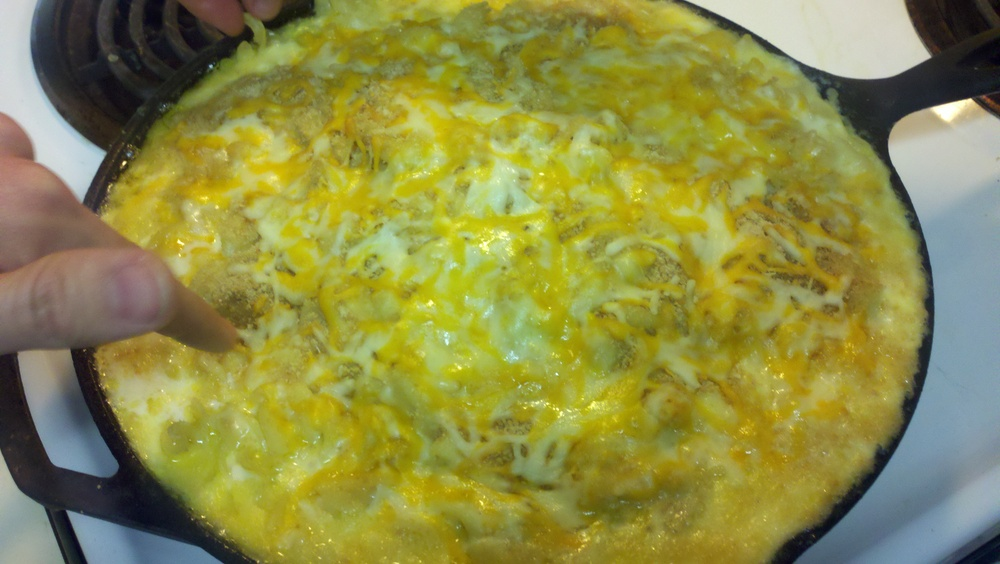
#> input picture dev/BarWatch/trunk/barwatch/barportal/media/bar_photos/2011-03-25_21-30-02_12.jpg, 1000 x 564 px, shrunk from 3264 x 1840 before the run
$ python pilprint.py ../BarWatch/trunk/barwatch/barportal/media/bar_photos/2011-03-25_21-30-02_12.jpg   (Python 2 division)
#> lines starting #> are read from the running program, lines starting #| are printed output that depends on the picture
#!/Users/Bobby/Documents/Projects/BarWatch/dev/bin/python
#
# The Python Imaging Library.
# $Id$
#
# print image files to postscript printer
#
# History:
# 0.1   1996-04-20 fl   Created
# 0.2   1996-10-04 fl   Use draft mode when converting.
# 0.3   2003-05-06 fl   Fixed a typo or two.
#

VERSION = "pilprint 0.3/2003-05-05"

from PIL import Image
from PIL import PSDraw

letter = ( 1.0*72, 1.0*72, 7.5*72, 10.0*72 )

def description(file, image):
    import os
    title = os.path.splitext(os.path.split(file)[1])[0]
    format = " (%dx%d "
    if image.format:
        format = " (" + image.format + " %dx%d "
    return title + format % image.size + image.mode + ")"

import getopt, os, sys

if len(sys.argv) == 1:
    print "PIL Print 0.2a1/96-10-04 -- print image files"
    print "Usage: pilprint files..."
    print "Options:"
    print "  -c            colour printer (default is monochrome)"
    print "  -p            print via lpr (default is stdout)"
    print "  -P <printer>  same as -p but use given printer"
    sys.exit(1)

try:
    opt, argv = getopt.getopt(sys.argv[1:], "cdpP:")
except getopt.error, v:
    print v
    sys.exit(1)

printer = None # print to stdout
monochrome = 1 # reduce file size for most common case

for o, a in opt:
    if o == "-d":
        # debug: show available drivers
        Image.init()
        print Image.ID
        sys.exit(1)
    elif o == "-c":
        # colour printer
        monochrome = 0
    elif o == "-p":
        # default printer channel
        printer = "lpr"
    elif o == "-P":
        # printer channel
        printer = "lpr -P%s" % a

for file in argv:
    try:

        im = Image.open(file)
#> im is the input picture: PIL image 1000x564 RGB; mean R, G, B 140.8, 140, 70.5

        title = description(file, im)

        if monochrome and im.mode not in ["1", "L"]:
            im.draft("L", im.size)
            im = im.convert("L")
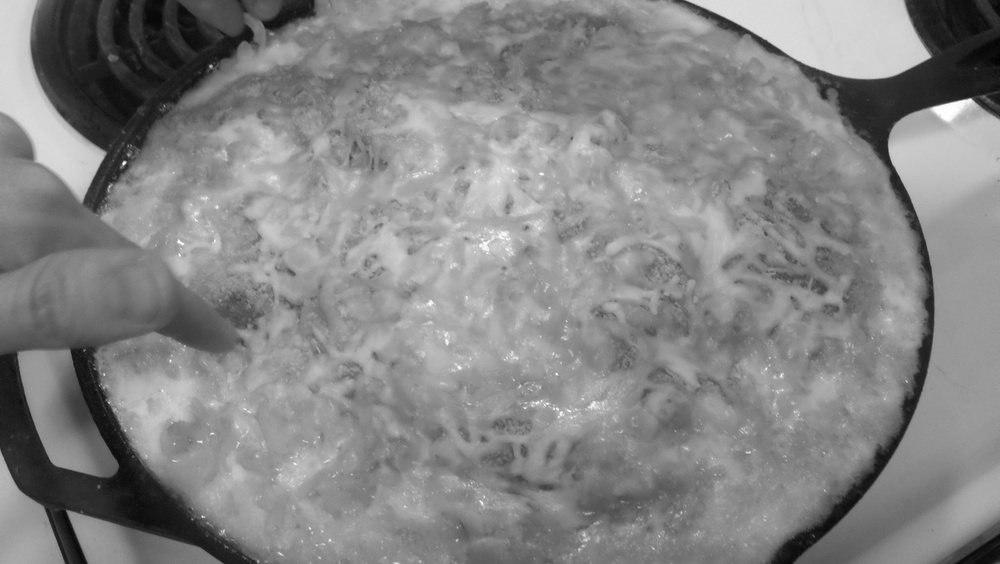
#> im: PIL image 1000x564 L; min 2, max 255, mean 132.3

        if printer:
            fp = os.popen(printer, "w")
        else:
            fp = sys.stdout

        ps = PSDraw.PSDraw(fp)

        ps.begin_document()
        ps.setfont("Helvetica-Narrow-Bold", 18)
        ps.text((letter[0], letter[3]+24), title)
        ps.setfont("Helvetica-Narrow-Bold", 8)
        ps.text((letter[0], letter[1]-30), VERSION)
        ps.image(letter, im)
        ps.end_document()

    except:
        print "cannot print image",
        print "(%s:%s)" % (sys.exc_type, sys.exc_value)

$ run again, on dev/BarWatch/trunk/barwatch/barportal/media/bar_photos/DSC_0574.JPG
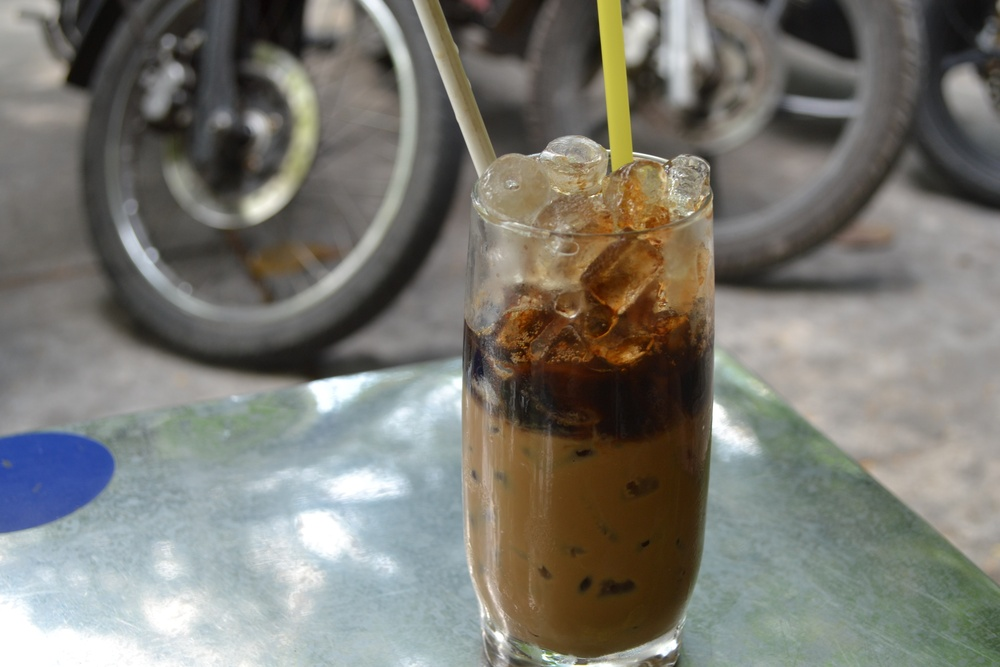
#> input picture dev/BarWatch/trunk/barwatch/barportal/media/bar_photos/DSC_0574.JPG, 1000 x 667 px, shrunk from 4608 x 3072 before the run
#> im is the input picture: PIL image 1000x667 RGB; mean R, G, B 122.4, 121.4, 114.2
#> title = 'DSC_0574 (JPEG 1000x667 RGB)'
#> `im = im.convert("L")`:
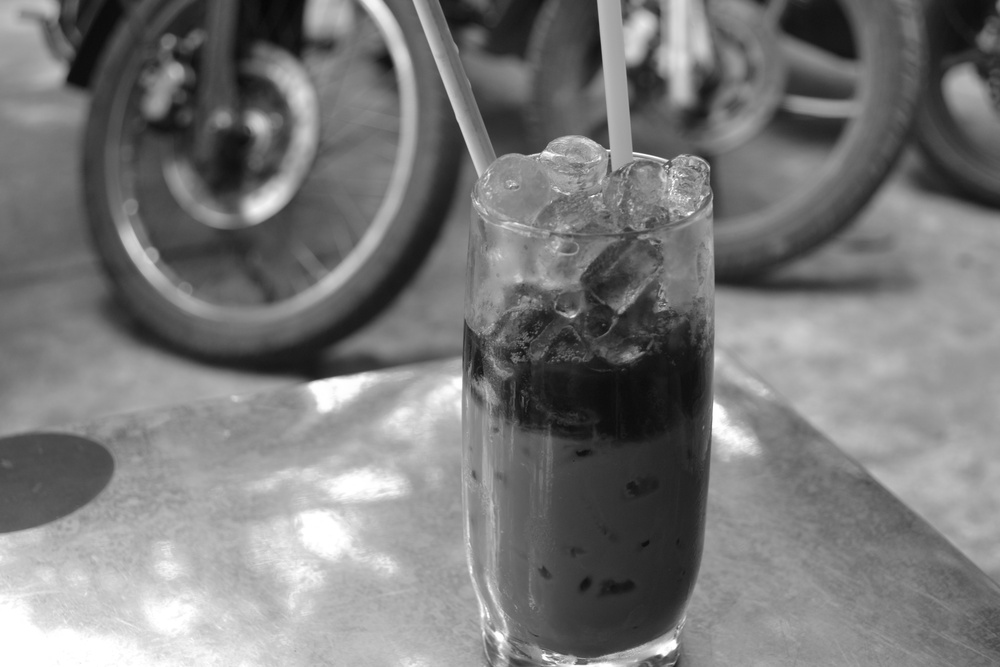
#> im: PIL image 1000x667 L; min 6, max 255, mean 120.9

$ run again, on dev/BarWatch/trunk/barwatch/barportal/media/bar_photos/DSC_0583.JPG
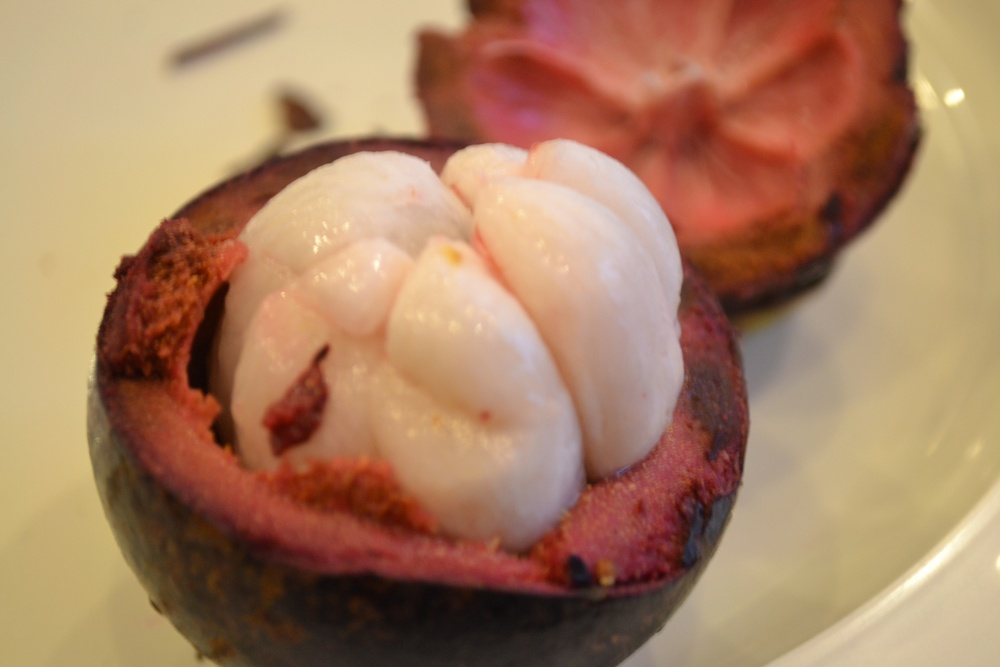
#> input picture dev/BarWatch/trunk/barwatch/barportal/media/bar_photos/DSC_0583.JPG, 1000 x 667 px, shrunk from 4608 x 3072 before the run
#> im is the input picture: PIL image 1000x667 RGB; mean R, G, B 168.2, 127.6, 98.1
#> title = 'DSC_0583 (JPEG 1000x667 RGB)'
#> `im = im.convert("L")`:
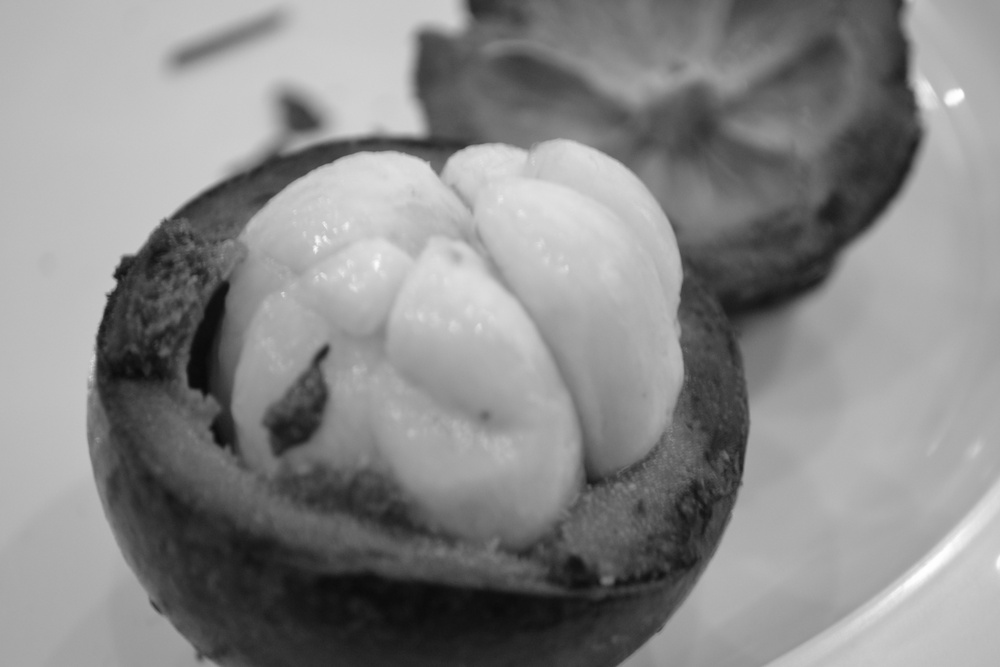
#> im: PIL image 1000x667 L; min 9, max 255, mean 136.3

$ run again, on dev/BarWatch/trunk/barwatch/barportal/media/bar_photos/DSC_0635.JPG
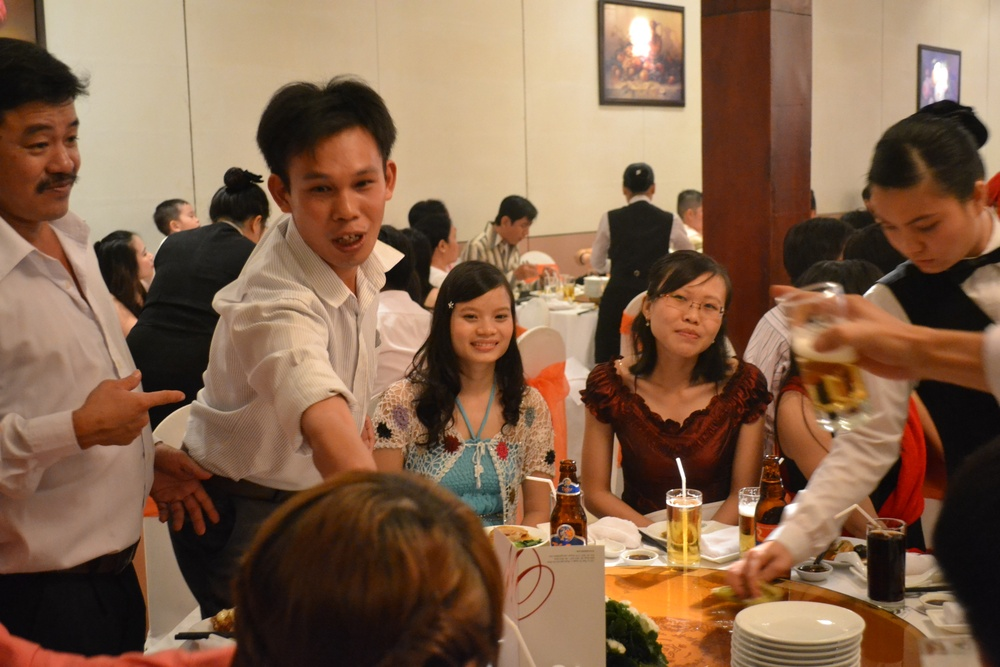
#> input picture dev/BarWatch/trunk/barwatch/barportal/media/bar_photos/DSC_0635.JPG, 1000 x 667 px, shrunk from 4608 x 3072 before the run
#> im is the input picture: PIL image 1000x667 RGB; mean R, G, B 132.6, 100.3, 76
#> title = 'DSC_0635 (JPEG 1000x667 RGB)'
#> `im = im.convert("L")`:
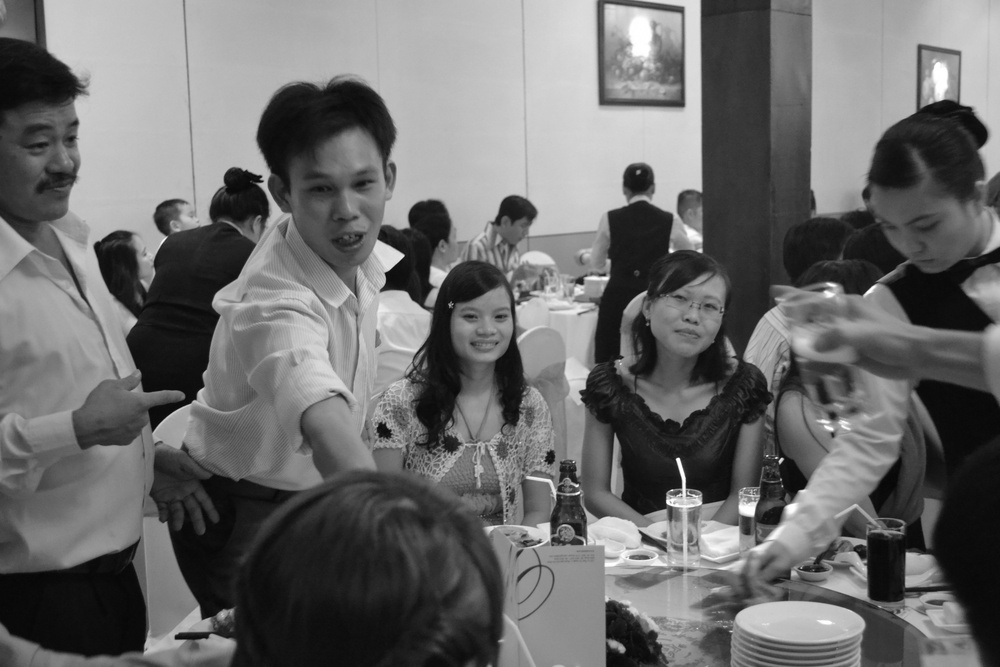
#> im: PIL image 1000x667 L; min 5, max 255, mean 107.2
